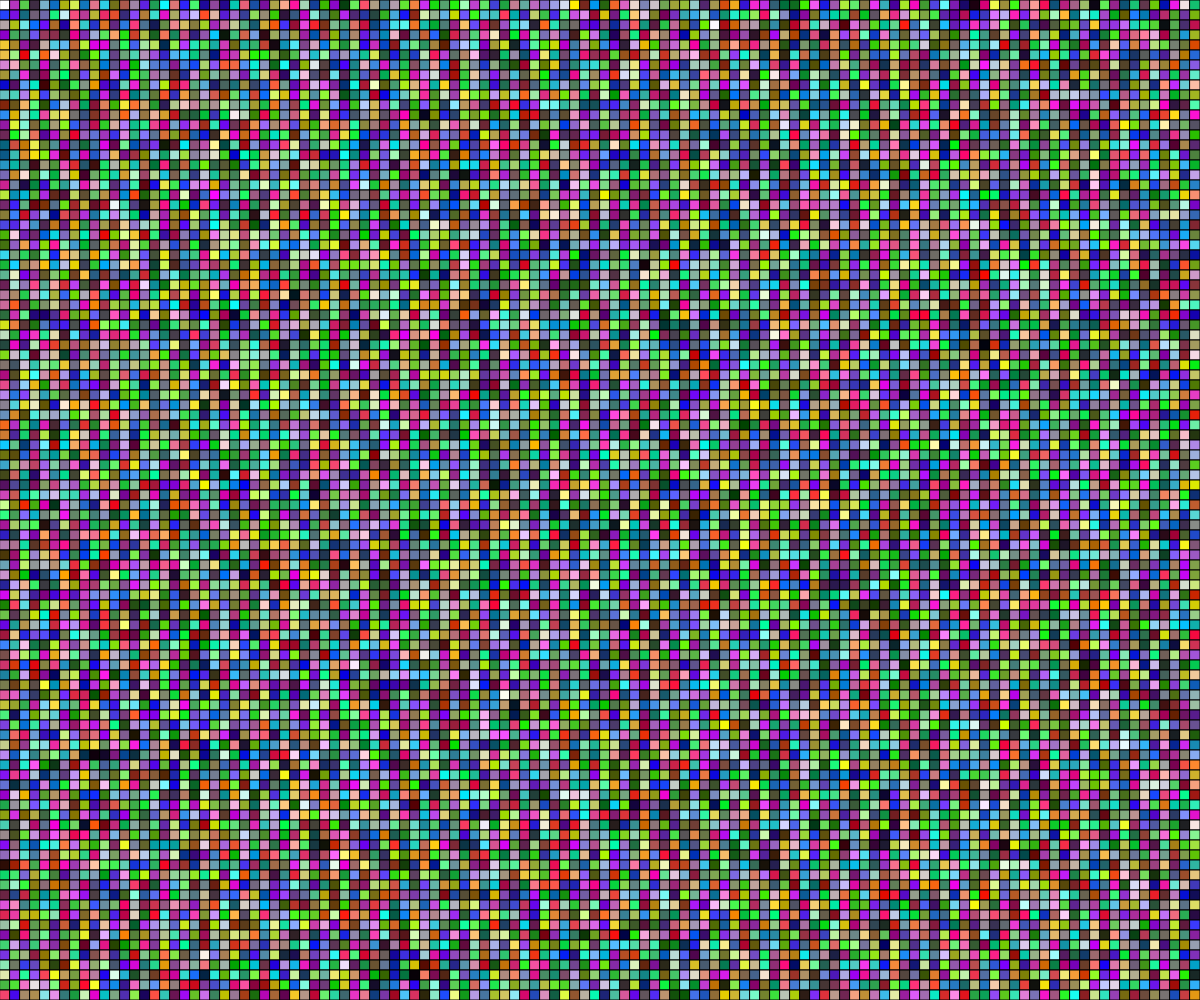
Frame 1 (no input)
Frame 60 (no input): identical to frame 1, image omitted
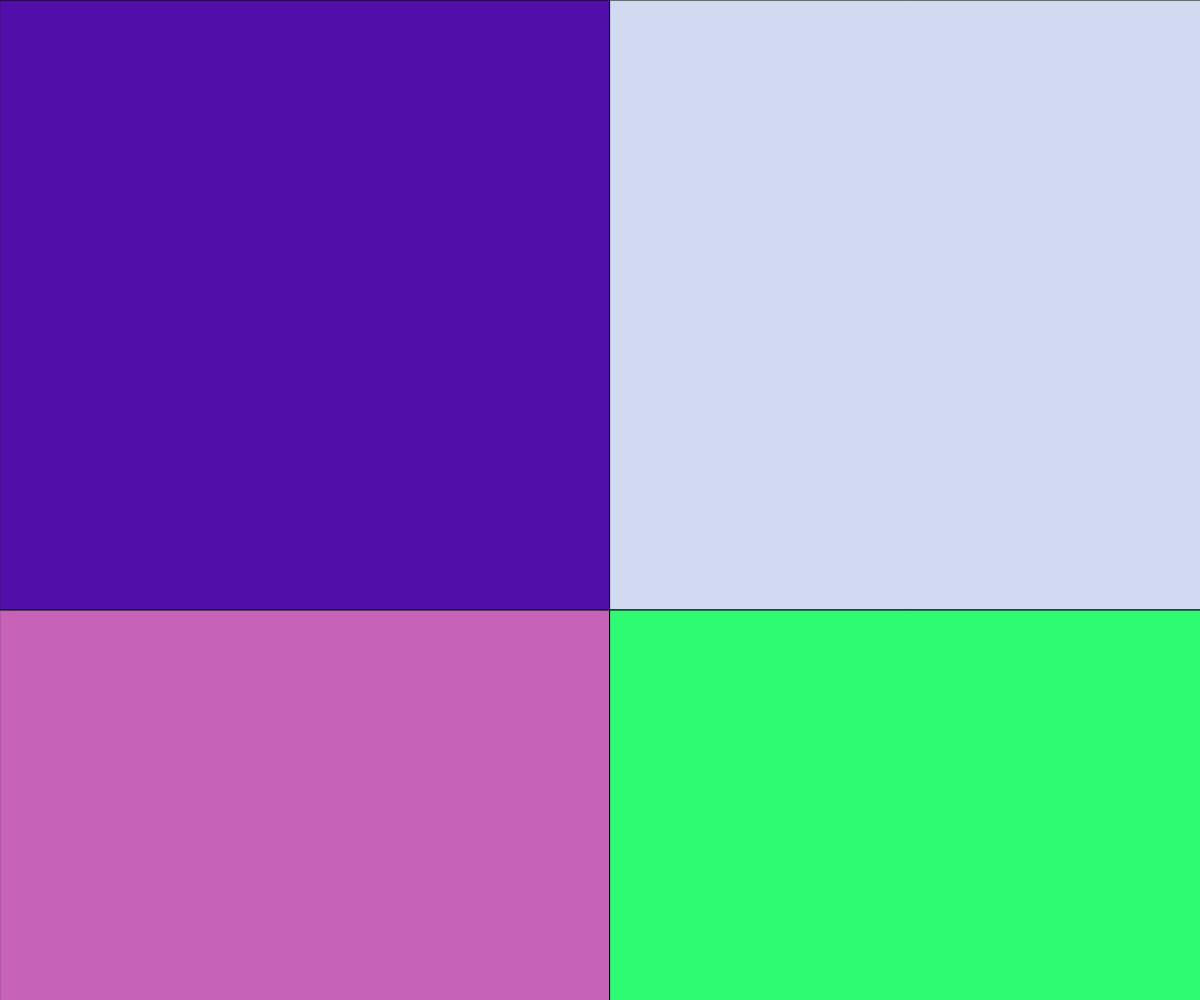
Frame 120 (the mouse pressed at the canvas centre since frame 60)

The p5.js sketch that drew these frames (run headless with seeded random() and noise() and a simulated clock; from frame 60 on, the mouse is pressed at the canvas centre):

// p5.js sketch
// ── sketch.js
// Multi-colored grid
// Kaveen 
// March 13 2024
// creating a gid with multiple colors and some functions


squareHeight = 10;



function setup() {
  createCanvas(windowWidth, windowHeight);
  squareGrid();
  document.addEventListener("contextmenu", event => event.preventDefault())
  
  
}

function draw() {
  // background(220);
  squareChange();
  refresh();
}

function squareChange(){
  // changing the size of the grid with the mouse
  if ( mouseIsPressed){
    if(mouseButton === LEFT){
      squareHeight += 10;
      squareGrid();
      

      
    }
   if(mouseButton === RIGHT){
    if(squareHeight > 0){
      squareHeight -= 10;
      squareGrid();
    }
   }
  }
  

}

function refresh(){
  // changing the colors of the grid by pressing a key on the keyboard
  if(keyIsPressed){
    let gridColor1 = random(255);
    fill(gridColor1);
    squareGrid();
   
    
  }

}

function squareGrid(){
  // creating the grid with the random colors
  let y = 0;
  while(y < height){
        let x = 0;
    while(x < width){
      square(x,y,squareHeight);
      x += squareHeight;

      

     let color = (0,255);
     let c = random(255); let c2 = random(255); let c3 = random(255);
     fill(c,c2,c3);

     
    
    }
  y += squareHeight;
  
}
}
